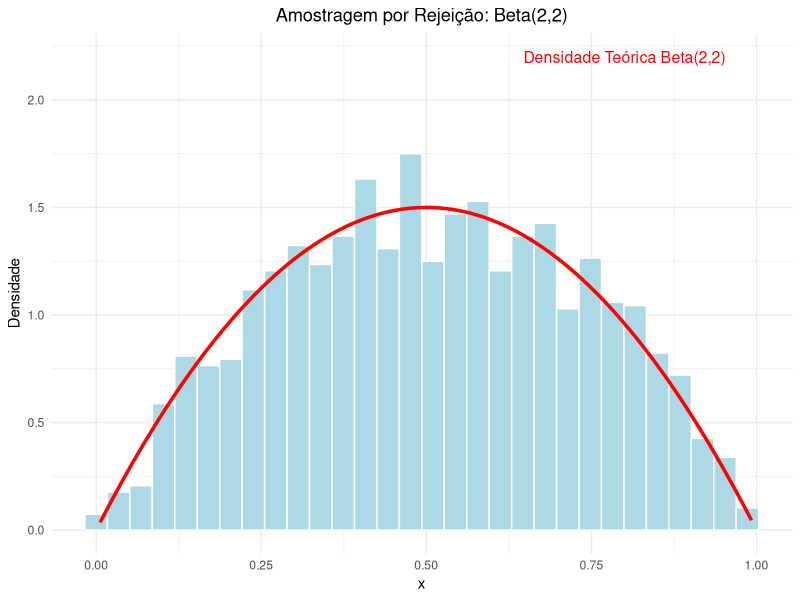

Write the R code that produced this figure.
## ---- chunk 1
# Carregue todos os pacotes que você usará aqui
library(tidyverse)
library(mvtnorm) # Pode ser útil para o Problema 3
## ---- chunk 2
# Defina a função a ser integrada
f <- function(x) {
  # ... seu código aqui ...
  exp(-x) / (1 + x^2)
}

m <- 10000 # Número de amostras
set.seed(123)

# Gere as amostras e calcule a estimativa
x <- runif(m)
fx <- f(x)
mc_estimate <- mean(fx)
mc_var <- var(fx)

# Reporte a estimativa e a variância empírica


cat("A estimativa da integral é: ", round(mc_estimate, 2), "\n")
cat("A estimativa para a variância empírica é: $", round(mc_var , 2), "\n")

# ...
## ---- chunk 3
# Use m/2 amostras para criar m pontos de avaliação
set.seed(123)

m2 <- m / 2
u <- runif(m2)


# Gere as amostras e calcule a estimativa antitética
amostra_antietica <- (f(u) + f(1 - u)) / 2
estimativa_antietica <- mean(amostra_antietica)
variancia_antietica <- var(amostra_antietica) 

# Reporte a estimativa e a variância empírica
cat("A estimativa da integral (antitética) é: ", round(estimativa_antietica, 4), "\n")
cat("A estimativa para a variância empírica (antitética) é: ", round(variancia_antietica, 6), "\n")

## ---- chunk 4
#Este problema introduz a lógica de aceitar/rejeitar amostras, que é fundamental para o MCMC. 
#O objetivo é gerar amostras de uma distribuição alvo usando uma distribuição “envelope” mais simples.

# A distribuição alvo é f(x) = dbeta(x, 2, 2)
# A distribuição envelope é g(x) = dunif(x, 0, 1) = 1
# Encontre o valor máximo da razão f(x)/g(x) no intervalo [0, 1].
# Você pode fazer isso analiticamente ou numericamente.

# Definindo a distribuição alvo:
f <- function(x) dbeta(x, 2, 2)
# Definindo a distribuição envelope
g <- function(x) dunif(x, 0, 1) 

# Encontrando o valor máximo de f(x)/g(x) no intervalo [0, 1]

grid <- seq(0, 1, length.out = 10001)
divisao <- f(grid) / g(grid)
c <- max(divisao)

cat("A estimativa de C é: ", round(c, 4), "\n")

## ---- chunk 5
# Escreva uma função que implementa o algoritmo de amostragem por rejeição.
# A função deve aceitar n (o número de amostras a gerar) e c como argumentos.
rejection_sampler_beta <- function(n, c) {

  # Definindo a distribuição alvo:
  f <- function(x) dbeta(x, 2, 2)
  # Definindo a distribuição envelope
  g <- function(x) dunif(x, 0, 1) 

  amostras_aceitas <- numeric(n)
  total_propostas <- 0
  aceitas <- 0
  
  # Loop até obter n amostras aceitas
  while(aceitas < n) {
    y <- runif(1, 0, 1) 
    u <- runif(1, 0, 1)
    
    #Tirei essa regra do livro
    if (u < f(y) / (c * g(y))) {
      aceitas <- aceitas + 1
      amostras_aceitas[aceitas] <- y
    }

    total_propostas <- total_propostas + 1
  }
  
  # Calcular taxa de aceitação
  taxa_aceitacao <- aceitas / total_propostas
  
  # Retornar lista com amostras e informações do processo
  return(list(
    amostras = amostras_aceitas,
    taxa_aceitacao = taxa_aceitacao,
    total_propostas = total_propostas
  ))
}

# Gere 2000 amostras usando sua função
set.seed(123)
resultado_beta <- rejection_sampler_beta(2000, 1.5)
amostras_beta <- resultado_beta$amostras

## ---- chunk 6
# Crie um histograma das suas amostras geradas
# Sobreponha a curva de densidade teórica da Beta(2, 2) para verificar

# Organize as amostras em um data frame
df_beta <- data.frame(amostra = amostras_beta)

# Crie o histograma com ggplot2 e sobreponha a densidade teórica
ggplot(df_beta, aes(x = amostra)) +
  geom_histogram(aes(y = ..density..), bins = 30, fill = "lightblue", color = "white") +
  stat_function(fun = function(x) dbeta(x, 2, 2), color = "red", size = 1.2) +
  labs(title = "Amostragem por Rejeição: Beta(2,2)",
       x = "x", y = "Densidade") +
  theme_minimal() +
  theme(plot.title = element_text(hjust = 0.5)) +
  annotate("text", x = 0.8, y = 2.2, label = "Densidade Teórica Beta(2,2)", color = "red", size = 4)

# Reporte a taxa de aceitação do seu amostrador

cat("Taxa de aceitação:", round(resultado_beta$taxa_aceitacao, 4), "\n")
cat("Total de propostas:", resultado_beta$total_propostas, "\n")

## ---- chunk 7
# Defina a densidade alvo (ou seu logaritmo)
# A média é (0, 0) e a matriz de covariância tem 1s na diagonal e 0.9 fora dela.
# A função `mvtnorm::dmvnorm` pode ser útil para calcular a densidade.

# Implemente a função do amostrador de Metropolis-Hastings
metropolis_bvn <- function(n_iter, sigma_prop) {
  # n_iter: número de iterações
  # sigma_prop: desvio padrão da proposta (assumido igual para ambas as dimensões)
  
  # ... seu código aqui ...
  # Lembre-se de:
  # 1. Inicializar a cadeia.
  # 2. Loop pelas iterações.
  # 3. Propor um novo ponto.
  # 4. Calcular a razão de aceitação.
  # 5. Aceitar ou rejeitar.
  # 6. Armazenar o ponto na cadeia.
  # 7. Contar as aceitações.
}

# Execute o amostrador
# cadeia_mcmc <- metropolis_bvn(...)
## ---- chunk 8
# Descarte o burn-in
# burn_in <- 2000
# cadeia_final <- ...

# Crie os trace plots para cada uma das duas variáveis
# ... seu código ggplot2 aqui ...

# Crie o scatter plot das amostras geradas
# ... seu código ggplot2 aqui ...

# Verificação Visual: Sobreponha as linhas de contorno teóricas
# ...

# Reporte a taxa de aceitação
# ...
